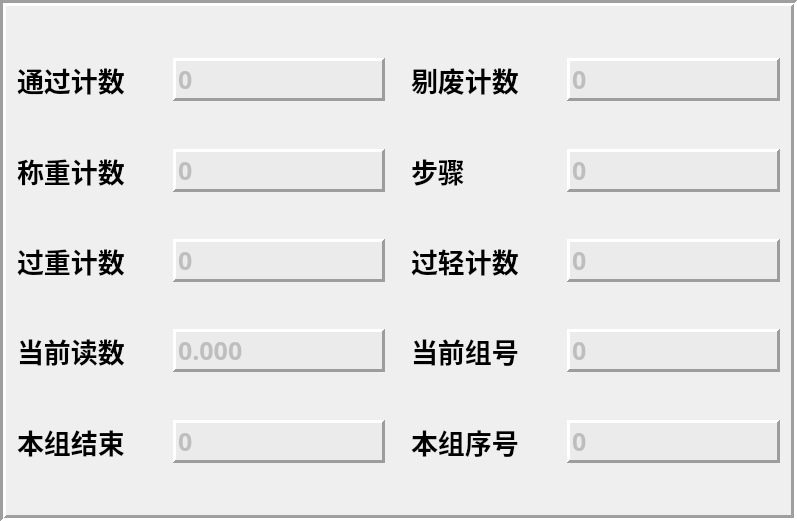
      <widget class="QFrame" name="frame_7">
       <property name="geometry">
        <rect>
         <x>10</x>
         <y>37</y>
         <width>797</width>
         <height>521</height>
        </rect>
       </property>
       <property name="font">
        <font>
         <family>宋体</family>
         <pointsize>20</pointsize>
         <weight>50</weight>
         <bold>false</bold>
        </font>
       </property>
       <property name="frameShape">
        <enum>QFrame::Box</enum>
       </property>
       <property name="frameShadow">
        <enum>QFrame::Sunken</enum>
       </property>
       <property name="lineWidth">
        <number>3</number>
       </property>
       <layout class="QGridLayout" name="gridLayout_10">
        <item row="1" column="0">
         <widget class="QLabel" name="label_10">
          <property name="minimumSize">
           <size>
            <width>140</width>
            <height>35</height>
           </size>
          </property>
          <property name="maximumSize">
           <size>
            <width>140</width>
            <height>35</height>
           </size>
          </property>
          <property name="font">
           <font>
            <family>宋体</family>
            <pointsize>20</pointsize>
            <weight>75</weight>
            <bold>true</bold>
           </font>
          </property>
          <property name="text">
           <string>通过计数</string>
          </property>
         </widget>
        </item>
        <item row="3" column="6">
         <widget class="QFrame" name="frame_22">
          <property name="styleSheet">
           <string notr="true">background-color: rgb(235, 235, 235);</string>
          </property>
          <property name="frameShape">
           <enum>QFrame::Panel</enum>
          </property>
          <property name="frameShadow">
           <enum>QFrame::Raised</enum>
          </property>
          <property name="lineWidth">
           <number>3</number>
          </property>
          <layout class="QVBoxLayout" name="verticalLayout_27">
           <property name="leftMargin">
            <number>0</number>
           </property>
           <property name="topMargin">
            <number>0</number>
           </property>
           <property name="rightMargin">
            <number>0</number>
           </property>
           <property name="bottomMargin">
            <number>0</number>
           </property>
           <item>
            <widget class="QLineEdit" name="lE_MachineStep">
             <property name="enabled">
              <bool>false</bool>
             </property>
             <property name="sizePolicy">
              <sizepolicy hsizetype="Expanding" vsizetype="Fixed">
               <horstretch>0</horstretch>
               <verstretch>0</verstretch>
              </sizepolicy>
             </property>
             <property name="font">
              <font>
               <family>Arial Black</family>
               <pointsize>19</pointsize>
               <weight>75</weight>
               <bold>true</bold>
              </font>
             </property>
             <property name="styleSheet">
              <string notr="true"/>
             </property>
             <property name="text">
              <string>0</string>
             </property>
             <property name="frame">
              <bool>false</bool>
             </property>
            </widget>
           </item>
          </layout>
         </widget>
        </item>
        <item row="11" column="6">
         <widget class="QFrame" name="frame_19">
          <property name="styleSheet">
           <string notr="true">background-color: rgb(235, 235, 235);</string>
          </property>
          <property name="frameShape">
           <enum>QFrame::Panel</enum>
          </property>
          <property name="frameShadow">
           <enum>QFrame::Raised</enum>
          </property>
          <property name="lineWidth">
           <number>3</number>
          </property>
          <layout class="QVBoxLayout" name="verticalLayout_23">
           <property name="leftMargin">
            <number>0</number>
           </property>
           <property name="topMargin">
            <number>0</number>
           </property>
           <property name="rightMargin">
            <number>0</number>
           </property>
           <property name="bottomMargin">
            <number>0</number>
           </property>
           <item>
            <widget class="QLineEdit" name="lE_GroupIndex">
             <property name="enabled">
              <bool>false</bool>
             </property>
             <property name="sizePolicy">
              <sizepolicy hsizetype="Expanding" vsizetype="Fixed">
               <horstretch>0</horstretch>
               <verstretch>0</verstretch>
              </sizepolicy>
             </property>
             <property name="font">
              <font>
               <family>Arial Black</family>
               <pointsize>19</pointsize>
               <weight>75</weight>
               <bold>true</bold>
              </font>
             </property>
             <property name="styleSheet">
              <string notr="true"/>
             </property>
             <property name="text">
              <string>0</string>
             </property>
             <property name="frame">
              <bool>false</bool>
             </property>
            </widget>
           </item>
          </layout>
         </widget>
        </item>
        <item row="5" column="4">
         <widget class="QLabel" name="label_48">
          <property name="minimumSize">
           <size>
            <width>140</width>
            <height>35</height>
           </size>
          </property>
          <property name="maximumSize">
           <size>
            <width>140</width>
            <height>35</height>
           </size>
          </property>
          <property name="font">
           <font>
            <family>宋体</family>
            <pointsize>20</pointsize>
            <weight>75</weight>
            <bold>true</bold>
           </font>
          </property>
          <property name="text">
           <string>过轻计数</string>
          </property>
         </widget>
        </item>
        <item row="3" column="2">
         <widget class="QFrame" name="frame_14">
          <property name="styleSheet">
           <string notr="true">background-color: rgb(235, 235, 235);</string>
          </property>
          <property name="frameShape">
           <enum>QFrame::Panel</enum>
          </property>
          <property name="frameShadow">
           <enum>QFrame::Raised</enum>
          </property>
          <property name="lineWidth">
           <number>3</number>
          </property>
          <layout class="QVBoxLayout" name="verticalLayout_17">
           <property name="leftMargin">
            <number>0</number>
           </property>
           <property name="topMargin">
            <number>0</number>
           </property>
           <property name="rightMargin">
            <number>0</number>
           </property>
           <property name="bottomMargin">
            <number>0</number>
           </property>
           <item>
            <widget class="QLineEdit" name="lE_ProdCount">
             <property name="enabled">
              <bool>false</bool>
             </property>
             <property name="sizePolicy">
              <sizepolicy hsizetype="Expanding" vsizetype="Fixed">
               <horstretch>0</horstretch>
               <verstretch>0</verstretch>
              </sizepolicy>
             </property>
             <property name="font">
              <font>
               <family>Arial Black</family>
               <pointsize>19</pointsize>
               <weight>75</weight>
               <bold>true</bold>
              </font>
             </property>
             <property name="styleSheet">
              <string notr="true"/>
             </property>
             <property name="text">
              <string>0</string>
             </property>
             <property name="frame">
              <bool>false</bool>
             </property>
            </widget>
           </item>
          </layout>
         </widget>
        </item>
        <item row="3" column="4">
         <widget class="QLabel" name="label_50">
          <property name="minimumSize">
           <size>
            <width>140</width>
            <height>35</height>
           </size>
          </property>
          <property name="maximumSize">
           <size>
            <width>140</width>
            <height>35</height>
           </size>
          </property>
          <property name="font">
           <font>
            <family>宋体</family>
            <pointsize>20</pointsize>
            <weight>75</weight>
            <bold>true</bold>
           </font>
          </property>
          <property name="text">
           <string>步骤</string>
          </property>
         </widget>
        </item>
        <item row="6" column="2">
         <spacer name="verticalSpacer_13">
          <property name="orientation">
           <enum>Qt::Vertical</enum>
          </property>
          <property name="sizeHint" stdset="0">
           <size>
            <width>20</width>
            <height>40</height>
           </size>
          </property>
         </spacer>
        </item>
        <item row="1" column="2">
         <widget class="QFrame" name="frame_13">
          <property name="styleSheet">
           <string notr="true">background-color: rgb(235, 235, 235);</string>
          </property>
          <property name="frameShape">
           <enum>QFrame::Panel</enum>
          </property>
          <property name="frameShadow">
           <enum>QFrame::Raised</enum>
          </property>
          <property name="lineWidth">
           <number>3</number>
          </property>
          <layout class="QVBoxLayout" name="verticalLayout_16">
           <property name="leftMargin">
            <number>0</number>
           </property>
           <property name="topMargin">
            <number>0</number>
           </property>
           <property name="rightMargin">
            <number>0</number>
           </property>
           <property name="bottomMargin">
            <number>0</number>
           </property>
           <item>
            <widget class="QLineEdit" name="lE_PassCount">
             <property name="enabled">
              <bool>false</bool>
             </property>
             <property name="sizePolicy">
              <sizepolicy hsizetype="Expanding" vsizetype="Fixed">
               <horstretch>0</horstretch>
               <verstretch>0</verstretch>
              </sizepolicy>
             </property>
             <property name="font">
              <font>
               <family>Arial Black</family>
               <pointsize>19</pointsize>
               <weight>75</weight>
               <bold>true</bold>
              </font>
             </property>
             <property name="styleSheet">
              <string notr="true"/>
             </property>
             <property name="text">
              <string>0</string>
             </property>
             <property name="frame">
              <bool>false</bool>
             </property>
            </widget>
           </item>
          </layout>
         </widget>
        </item>
        <item row="7" column="4">
         <widget class="QLabel" name="label_79">
          <property name="minimumSize">
           <size>
            <width>140</width>
            <height>35</height>
           </size>
          </property>
          <property name="maximumSize">
           <size>
            <width>140</width>
            <height>35</height>
           </size>
          </property>
          <property name="font">
           <font>
            <family>宋体</family>
            <pointsize>20</pointsize>
            <weight>75</weight>
            <italic>false</italic>
            <bold>true</bold>
           </font>
          </property>
          <property name="text">
           <string>当前组号</string>
          </property>
         </widget>
        </item>
        <item row="11" column="2">
         <widget class="QFrame" name="frame_3">
          <property name="autoFillBackground">
           <bool>false</bool>
          </property>
          <property name="styleSheet">
           <string notr="true">background-color: rgb(235, 235, 235);</string>
          </property>
          <property name="frameShape">
           <enum>QFrame::Panel</enum>
          </property>
          <property name="frameShadow">
           <enum>QFrame::Raised</enum>
          </property>
          <property name="lineWidth">
           <number>3</number>
          </property>
          <layout class="QVBoxLayout" name="verticalLayout_8">
           <property name="spacing">
            <number>6</number>
           </property>
           <property name="leftMargin">
            <number>0</number>
           </property>
           <property name="topMargin">
            <number>0</number>
           </property>
           <property name="rightMargin">
            <number>0</number>
           </property>
           <property name="bottomMargin">
            <number>0</number>
           </property>
           <item>
            <widget class="QLineEdit" name="lE_Finished">
             <property name="enabled">
              <bool>false</bool>
             </property>
             <property name="sizePolicy">
              <sizepolicy hsizetype="Expanding" vsizetype="Fixed">
               <horstretch>0</horstretch>
               <verstretch>0</verstretch>
              </sizepolicy>
             </property>
             <property name="font">
              <font>
               <family>Arial Black</family>
               <pointsize>19</pointsize>
               <weight>75</weight>
               <bold>true</bold>
              </font>
             </property>
             <property name="autoFillBackground">
              <bool>false</bool>
             </property>
             <property name="styleSheet">
              <string notr="true"/>
             </property>
             <property name="text">
              <string>0</string>
             </property>
             <property name="frame">
              <bool>false</bool>
             </property>
            </widget>
           </item>
          </layout>
         </widget>
        </item>
        <item row="1" column="4">
         <widget class="QLabel" name="label_17">
          <property name="minimumSize">
           <size>
            <width>140</width>
            <height>35</height>
           </size>
          </property>
          <property name="maximumSize">
           <size>
            <width>140</width>
            <height>35</height>
           </size>
          </property>
          <property name="font">
           <font>
            <family>宋体</family>
            <pointsize>20</pointsize>
            <weight>75</weight>
            <bold>true</bold>
           </font>
          </property>
          <property name="text">
           <string>剔废计数</string>
          </property>
         </widget>
        </item>
        <item row="7" column="6">
         <widget class="QFrame" name="frame_21">
          <property name="styleSheet">
           <string notr="true">background-color: rgb(235, 235, 235);</string>
          </property>
          <property name="frameShape">
           <enum>QFrame::Panel</enum>
          </property>
          <property name="frameShadow">
           <enum>QFrame::Raised</enum>
          </property>
          <property name="lineWidth">
           <number>3</number>
          </property>
          <layout class="QVBoxLayout" name="verticalLayout_24">
           <property name="leftMargin">
            <number>0</number>
           </property>
           <property name="topMargin">
            <number>0</number>
           </property>
           <property name="rightMargin">
            <number>0</number>
           </property>
           <property name="bottomMargin">
            <number>0</number>
           </property>
           <item>
            <widget class="QLineEdit" name="lE_GroupNo">
             <property name="enabled">
              <bool>false</bool>
             </property>
             <property name="sizePolicy">
              <sizepolicy hsizetype="Expanding" vsizetype="Fixed">
               <horstretch>0</horstretch>
               <verstretch>0</verstretch>
              </sizepolicy>
             </property>
             <property name="font">
              <font>
               <family>Arial Black</family>
               <pointsize>19</pointsize>
               <weight>75</weight>
               <bold>true</bold>
              </font>
             </property>
             <property name="styleSheet">
              <string notr="true"/>
             </property>
             <property name="text">
              <string>0</string>
             </property>
             <property name="frame">
              <bool>false</bool>
             </property>
            </widget>
           </item>
          </layout>
         </widget>
        </item>
        <item row="11" column="4">
         <widget class="QLabel" name="label_18">
          <property name="minimumSize">
           <size>
            <width>140</width>
            <height>35</height>
           </size>
          </property>
          <property name="maximumSize">
           <size>
            <width>140</width>
            <height>35</height>
           </size>
          </property>
          <property name="font">
           <font>
            <family>宋体</family>
            <pointsize>20</pointsize>
            <weight>75</weight>
            <bold>true</bold>
           </font>
          </property>
          <property name="text">
           <string>本组序号</string>
          </property>
         </widget>
        </item>
        <item row="7" column="0">
         <widget class="QLabel" name="label_16">
          <property name="minimumSize">
           <size>
            <width>140</width>
            <height>35</height>
           </size>
          </property>
          <property name="maximumSize">
           <size>
            <width>140</width>
            <height>35</height>
           </size>
          </property>
          <property name="font">
           <font>
            <family>宋体</family>
            <pointsize>20</pointsize>
            <weight>75</weight>
            <bold>true</bold>
           </font>
          </property>
          <property name="text">
           <string>当前读数</string>
          </property>
         </widget>
        </item>
        <item row="4" column="2">
         <spacer name="verticalSpacer_16">
          <property name="orientation">
           <enum>Qt::Vertical</enum>
          </property>
          <property name="sizeHint" stdset="0">
           <size>
            <width>20</width>
            <height>40</height>
           </size>
          </property>
         </spacer>
        </item>
        <item row="13" column="2">
         <spacer name="verticalSpacer_12">
          <property name="orientation">
           <enum>Qt::Vertical</enum>
          </property>
          <property name="sizeHint" stdset="0">
           <size>
            <width>20</width>
            <height>40</height>
           </size>
          </property>
         </spacer>
        </item>
        <item row="9" column="2">
         <spacer name="verticalSpacer_14">
          <property name="orientation">
           <enum>Qt::Vertical</enum>
          </property>
          <property name="sizeHint" stdset="0">
           <size>
            <width>20</width>
            <height>40</height>
           </size>
          </property>
         </spacer>
        </item>
        <item row="3" column="0">
         <widget class="QLabel" name="label_39">
          <property name="minimumSize">
           <size>
            <width>140</width>
            <height>35</height>
           </size>
          </property>
          <property name="maximumSize">
           <size>
            <width>140</width>
            <height>35</height>
           </size>
          </property>
          <property name="font">
           <font>
            <family>宋体</family>
            <pointsize>20</pointsize>
            <weight>75</weight>
            <bold>true</bold>
           </font>
          </property>
          <property name="text">
           <string>称重计数</string>
          </property>
         </widget>
        </item>
        <item row="0" column="2">
         <spacer name="verticalSpacer_5">
          <property name="orientation">
           <enum>Qt::Vertical</enum>
          </property>
          <property name="sizeHint" stdset="0">
           <size>
            <width>20</width>
            <height>40</height>
           </size>
          </property>
         </spacer>
        </item>
        <item row="7" column="2">
         <widget class="QFrame" name="frame_15">
          <property name="styleSheet">
           <string notr="true">background-color: rgb(235, 235, 235);</string>
          </property>
          <property name="frameShape">
           <enum>QFrame::Panel</enum>
          </property>
          <property name="frameShadow">
           <enum>QFrame::Raised</enum>
          </property>
          <property name="lineWidth">
           <number>3</number>
          </property>
          <layout class="QVBoxLayout" name="verticalLayout_19">
           <property name="leftMargin">
            <number>0</number>
           </property>
           <property name="topMargin">
            <number>0</number>
           </property>
           <property name="rightMargin">
            <number>0</number>
           </property>
           <property name="bottomMargin">
            <number>0</number>
           </property>
           <item>
            <widget class="QLineEdit" name="lE_ScaleResult">
             <property name="enabled">
              <bool>false</bool>
             </property>
             <property name="sizePolicy">
              <sizepolicy hsizetype="Expanding" vsizetype="Fixed">
               <horstretch>0</horstretch>
               <verstretch>0</verstretch>
              </sizepolicy>
             </property>
             <property name="font">
              <font>
               <family>Arial Black</family>
               <pointsize>19</pointsize>
               <weight>75</weight>
               <bold>true</bold>
              </font>
             </property>
             <property name="styleSheet">
              <string notr="true"/>
             </property>
             <property name="text">
              <string>0.000</string>
             </property>
             <property name="frame">
              <bool>false</bool>
             </property>
            </widget>
           </item>
          </layout>
         </widget>
        </item>
        <item row="5" column="6">
         <widget class="QFrame" name="frame_17">
          <property name="styleSheet">
           <string notr="true">background-color: rgb(235, 235, 235);</string>
          </property>
          <property name="frameShape">
           <enum>QFrame::Panel</enum>
          </property>
          <property name="frameShadow">
           <enum>QFrame::Raised</enum>
          </property>
          <property name="lineWidth">
           <number>3</number>
          </property>
          <layout class="QVBoxLayout" name="verticalLayout_21">
           <property name="leftMargin">
            <number>0</number>
           </property>
           <property name="topMargin">
            <number>0</number>
           </property>
           <property name="rightMargin">
            <number>0</number>
           </property>
           <property name="bottomMargin">
            <number>0</number>
           </property>
           <item>
            <widget class="QLineEdit" name="lE_TUCount">
             <property name="enabled">
              <bool>false</bool>
             </property>
             <property name="sizePolicy">
              <sizepolicy hsizetype="Expanding" vsizetype="Fixed">
               <horstretch>0</horstretch>
               <verstretch>0</verstretch>
              </sizepolicy>
             </property>
             <property name="font">
              <font>
               <family>Arial Black</family>
               <pointsize>19</pointsize>
               <weight>75</weight>
               <bold>true</bold>
              </font>
             </property>
             <property name="styleSheet">
              <string notr="true"/>
             </property>
             <property name="text">
              <string>0</string>
             </property>
             <property name="frame">
              <bool>false</bool>
             </property>
            </widget>
           </item>
          </layout>
         </widget>
        </item>
        <item row="7" column="5">
         <spacer name="horizontalSpacer_19">
          <property name="orientation">
           <enum>Qt::Horizontal</enum>
          </property>
          <property name="sizeType">
           <enum>QSizePolicy::Fixed</enum>
          </property>
          <property name="sizeHint" stdset="0">
           <size>
            <width>10</width>
            <height>20</height>
           </size>
          </property>
         </spacer>
        </item>
        <item row="2" column="2">
         <spacer name="verticalSpacer_15">
          <property name="orientation">
           <enum>Qt::Vertical</enum>
          </property>
          <property name="sizeHint" stdset="0">
           <size>
            <width>20</width>
            <height>40</height>
           </size>
          </property>
         </spacer>
        </item>
        <item row="11" column="0">
         <widget class="QLabel" name="label_15">
          <property name="minimumSize">
           <size>
            <width>140</width>
            <height>35</height>
           </size>
          </property>
          <property name="maximumSize">
           <size>
            <width>140</width>
            <height>35</height>
           </size>
          </property>
          <property name="font">
           <font>
            <family>宋体</family>
            <pointsize>20</pointsize>
            <weight>75</weight>
            <bold>true</bold>
           </font>
          </property>
          <property name="text">
           <string>本组结束</string>
          </property>
         </widget>
        </item>
        <item row="5" column="2">
         <widget class="QFrame" name="frame_16">
          <property name="styleSheet">
           <string notr="true">background-color: rgb(235, 235, 235);</string>
          </property>
          <property name="frameShape">
           <enum>QFrame::Panel</enum>
          </property>
          <property name="frameShadow">
           <enum>QFrame::Raised</enum>
          </property>
          <property name="lineWidth">
           <number>3</number>
          </property>
          <layout class="QVBoxLayout" name="verticalLayout_18">
           <property name="leftMargin">
            <number>0</number>
           </property>
           <property name="topMargin">
            <number>0</number>
           </property>
           <property name="rightMargin">
            <number>0</number>
           </property>
           <property name="bottomMargin">
            <number>0</number>
           </property>
           <item>
            <widget class="QLineEdit" name="lE_TOCount">
             <property name="enabled">
              <bool>false</bool>
             </property>
             <property name="sizePolicy">
              <sizepolicy hsizetype="Expanding" vsizetype="Fixed">
               <horstretch>0</horstretch>
               <verstretch>0</verstretch>
              </sizepolicy>
             </property>
             <property name="font">
              <font>
               <family>Arial Black</family>
               <pointsize>19</pointsize>
               <weight>75</weight>
               <bold>true</bold>
              </font>
             </property>
             <property name="styleSheet">
              <string notr="true"/>
             </property>
             <property name="text">
              <string>0</string>
             </property>
             <property name="frame">
              <bool>false</bool>
             </property>
            </widget>
           </item>
          </layout>
         </widget>
        </item>
        <item row="7" column="1">
         <spacer name="horizontalSpacer_18">
          <property name="orientation">
           <enum>Qt::Horizontal</enum>
          </property>
          <property name="sizeType">
           <enum>QSizePolicy::Fixed</enum>
          </property>
          <property name="sizeHint" stdset="0">
           <size>
            <width>10</width>
            <height>20</height>
           </size>
          </property>
         </spacer>
        </item>
        <item row="7" column="3">
         <spacer name="horizontalSpacer_10">
          <property name="orientation">
           <enum>Qt::Horizontal</enum>
          </property>
          <property name="sizeType">
           <enum>QSizePolicy::Fixed</enum>
          </property>
          <property name="sizeHint" stdset="0">
           <size>
            <width>20</width>
            <height>20</height>
           </size>
          </property>
         </spacer>
        </item>
        <item row="5" column="0">
         <widget class="QLabel" name="label_49">
          <property name="minimumSize">
           <size>
            <width>140</width>
            <height>35</height>
           </size>
          </property>
          <property name="maximumSize">
           <size>
            <width>140</width>
            <height>35</height>
           </size>
          </property>
          <property name="font">
           <font>
            <family>宋体</family>
            <pointsize>20</pointsize>
            <weight>75</weight>
            <bold>true</bold>
           </font>
          </property>
          <property name="text">
           <string>过重计数</string>
          </property>
         </widget>
        </item>
        <item row="1" column="6">
         <widget class="QFrame" name="frame_12">
          <property name="styleSheet">
           <string notr="true">background-color: rgb(235, 235, 235);</string>
          </property>
          <property name="frameShape">
           <enum>QFrame::Panel</enum>
          </property>
          <property name="frameShadow">
           <enum>QFrame::Raised</enum>
          </property>
          <property name="lineWidth">
           <number>3</number>
          </property>
          <layout class="QVBoxLayout" name="verticalLayout_20">
           <property name="leftMargin">
            <number>0</number>
           </property>
           <property name="topMargin">
            <number>0</number>
           </property>
           <property name="rightMargin">
            <number>0</number>
           </property>
           <property name="bottomMargin">
            <number>0</number>
           </property>
           <item>
            <widget class="QLineEdit" name="lE_RejectCount">
             <property name="enabled">
              <bool>false</bool>
             </property>
             <property name="sizePolicy">
              <sizepolicy hsizetype="Expanding" vsizetype="Fixed">
               <horstretch>0</horstretch>
               <verstretch>0</verstretch>
              </sizepolicy>
             </property>
             <property name="font">
              <font>
               <family>Arial Black</family>
               <pointsize>19</pointsize>
               <weight>75</weight>
               <bold>true</bold>
              </font>
             </property>
             <property name="styleSheet">
              <string notr="true"/>
             </property>
             <property name="text">
              <string>0</string>
             </property>
             <property name="frame">
              <bool>false</bool>
             </property>
             <property name="echoMode">
              <enum>QLineEdit::Normal</enum>
             </property>
            </widget>
           </item>
          </layout>
         </widget>
        </item>
       </layout>
      </widget>
